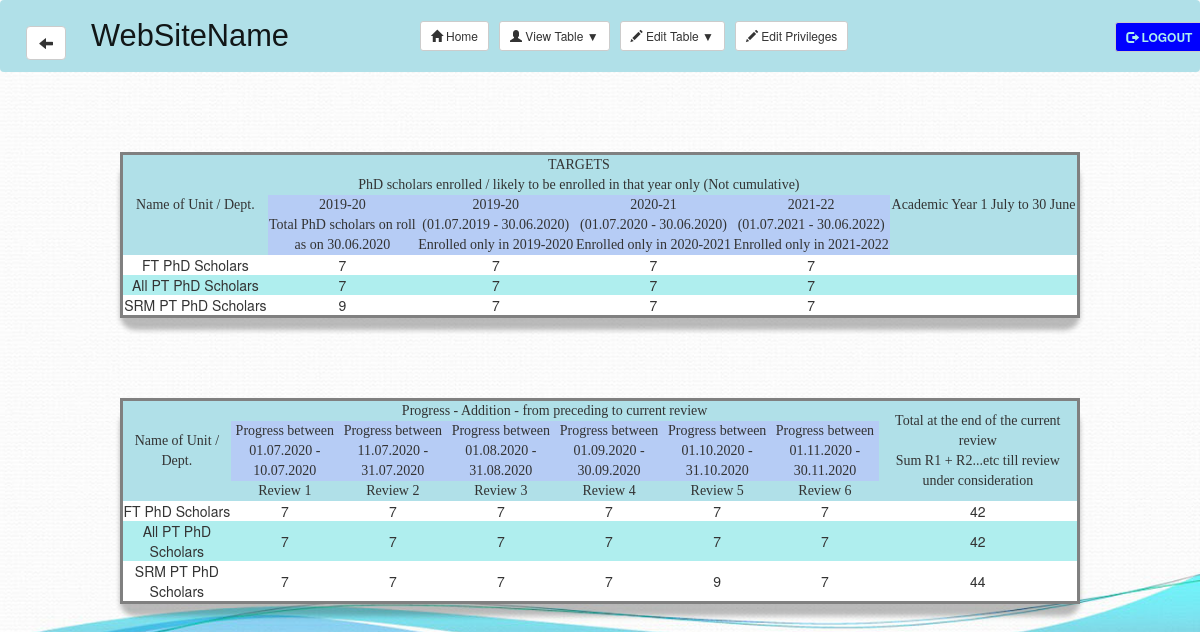
The page /displaytable.php?branch=biotech (signed in) on the database its author committed.
### tables this page shows
CREATE TABLE `biotech` (
  `dept_name` text NOT NULL,
  `enrolled_on_30.06` int(1) NOT NULL,
  `enrolled_on_19-20` int(1) NOT NULL,
  `enrolled_on_20-21` int(1) NOT NULL,
  `enrolled_on_21-22` int(1) NOT NULL,
  `review_1` int(1) NOT NULL,
  `review_2` int(1) NOT NULL,
  `review_3` int(1) NOT NULL,
  `review_4` int(1) NOT NULL,
  `review_5` int(1) NOT NULL,
  `review_6` int(1) NOT NULL,
  `sum` int(1) NOT NULL
);

### displaytable.php (the view, shortened to what this page needs)
<?php include 'config.php';
include 'navbar.php';
$branch = $_GET['branch']; ?>
<!DOCTYPE html>
<html>
<head>
			<link rel="stylesheet" type="text/css" href= "stylesheets/table.css">
			<link rel="stylesheet" type="text/css" href= "stylesheets/font.css">
</head>
<body>
	 <table>
			<tr class="head">
				 <td rowspan="3">Name of Unit / Dept.</th>
				 <td colspan="4">TARGETS</td>
				 <td rowspan="3">Academic Year 1 July to 30 June</td>
			</tr>
			<tr class="head1">
				<td colspan="4">PhD scholars enrolled / likely to be enrolled in that
					year only (Not cumulative)</td>
			</tr>
			<tr class="head2">
				 <td>2019-20 <br> Total PhD scholars on roll <br> as on 30.06.2020</td>
				 <td>2019-20 <br> (01.07.2019 - 30.06.2020) <br> Enrolled only in 2019-2020</td>
				 <td>2020-21 <br> (01.07.2020 - 30.06.2020) <br> Enrolled only in 2020-2021</td>
				 <td>2021-22 <br> (01.07.2021 - 30.06.2022) <br> Enrolled only in 2021-2022</td>
			</tr>
			<tr class="odd">
				<td>FT PhD Scholars</td>
				<?php $sql = "SELECT *  FROM `$branch` WHERE `dept_name` = 'FT PhD'";
				$retval = mysqli_query($conn, $sql);
				$row = mysqli_fetch_assoc($retval);
				echo '<td>'.$row['enrolled_on_30.06'].'</td>';
				echo '<td>'.$row['enrolled_on_19-20'].'</td>';
				echo '<td>'.$row['enrolled_on_20-21'].'</td>';
				echo '<td>'.$row['enrolled_on_21-22'].'</td>'; ?>
				 <td></td>
			</tr>
			<tr class="even">
				<td>All PT PhD Scholars</td>
				<?php $sql = "SELECT *  FROM `$branch` WHERE `dept_name` = 'PT PhD'";
				$retval = mysqli_query($conn, $sql);
				$row = mysqli_fetch_assoc($retval);
				echo '<td>'.$row['enrolled_on_30.06'].'</td>';
				echo '<td>'.$row['enrolled_on_19-20'].'</td>';
				echo '<td>'.$row['enrolled_on_20-21'].'</td>';
				echo '<td>'.$row['enrolled_on_21-22'].'</td>'; ?>
				 <td></td>
			</tr>
			<tr class="odd">
				<td>SRM PT PhD Scholars</td>
				<?php $sql = "SELECT *  FROM `$branch` WHERE `dept_name` = 'SRM PT PhD'";
				$retval = mysqli_query($conn, $sql);
				$row = mysqli_fetch_assoc($retval);
				echo '<td>'.$row['enrolled_on_30.06'].'</td>';
				echo '<td>'.$row['enrolled_on_19-20'].'</td>';
				echo '<td>'.$row['enrolled_on_20-21'].'</td>';
				echo '<td>'.$row['enrolled_on_21-22'].'</td>'; ?>
				<td></td>
			</tr>
	 </table>
	 <table>
		 <tr class="head">
			 <td rowspan="3">Name of Unit / Dept.</td>
			 <td colspan="6"> Progress - Addition - from preceding to current review</td>
			 <td rowspan="3">Total at the end of the current review <br>
				 Sum R1 + R2...etc till review under consideration</td>
		 </tr>
		 <tr class="head2">
			 <td>Progress between <br> 01.07.2020 - 10.07.2020</td>
			 <td>Progress between <br> 11.07.2020 - 31.07.2020</td>
			 <td>Progress between <br> 01.08.2020 - 31.08.2020</td>
			 <td>Progress between <br> 01.09.2020 - 30.09.2020</td>
			 <td>Progress between <br> 01.10.2020 - 31.10.2020</td>
			 <td>Progress between <br> 01.11.2020 - 30.11.2020</td>
		 </tr>
		 <tr class="head1">
			 <td>Review 1</td>
			 <td>Review 2</td>
			 <td>Review 3</td>
			 <td>Review 4</td>
			 <td>Review 5</td>
			 <td>Review 6</td>
		 </tr>
		 <tr class="odd">
			 <td>FT PhD Scholars</td>
			 <?php $sql = "SELECT * FROM `$branch` WHERE `dept_name` = 'FT PhD'";
			 $retval = mysqli_query($conn, $sql);
			 $row=mysqli_fetch_assoc($retval);
			 echo '<td>'.$row['review_1'].'</td>';
			 echo '<td>'.$row['review_2'].'</td>';
			 echo '<td>'.$row['review_3'].'</td>';
			 echo '<td>'.$row['review_4'].'</td>';
			 echo '<td>'.$row['review_5'].'</td>';
			 echo '<td>'.$row['review_6'].'</td>';
			 echo '<td>'.$row['sum'].'</td>'; ?>
		 </tr>
		 <tr class="even">
			 <td>All PT PhD Scholars</td>
			 <?php $sql = "SELECT * FROM `$branch` WHERE `dept_name` = 'PT PhD'";
			 $retval = mysqli_query($conn, $sql);
			 $row=mysqli_fetch_assoc($retval);
			 echo '<td>'.$row['review_1'].'</td>';
			 echo '<td>'.$row['review_2'].'</td>';
			 echo '<td>'.$row['review_3'].'</td>';
			 echo '<td>'.$row['review_4'].'</td>';
			 echo '<td>'.$row['review_5'].'</td>';
			 echo '<td>'.$row['review_6'].'</td>';
			 echo '<td>'.$row['sum'].'</td>'; ?>
		 </tr>
		 <tr class="odd">
			 <td>SRM PT PhD Scholars</td>
			 <?php $sql = "SELECT * FROM `$branch` WHERE `dept_name` = 'SRM PT PhD'";
			 $retval = mysqli_query($conn, $sql);
			 $row=mysqli_fetch_assoc($retval);
			 echo '<td>'.$row['review_1'].'</td>';
			 echo '<td>'.$row['review_2'].'</td>';
			 echo '<td>'.$row['review_3'].'</td>';
			 echo '<td>'.$row['review_4'].'</td>';
			 echo '<td>'.$row['review_5'].'</td>';
			 echo '<td>'.$row['review_6'].'</td>';
			 echo '<td>'.$row['sum'].'</td>'; ?>
		 </tr>
	 </table>
</body>
</html>

### stylesheets/table.css (style rules this page uses)
table { width: 80%; margin-left: auto; margin-right: auto; margin-top: 80px; margin-bottom: 40px; border-style: solid; border-spacing: 3px; border-radius: 15px; text-align: center; box-shadow: 0 12px 5px rgba(32,32,32,.3); }
tr.odd { background-color: #FFFFFF; }
tr.even { background-color: #AFEEEE; }
tr.head { background-color: #B0E0E8; font-family: "Times New Roman", Times, serif; }
tr.head1 { background-color: #B0E0E8; font-family: "Times New Roman", Times, serif; }
tr.head2 { background-color: #B6CCF5; font-family: "Times New Roman", Times, serif; }
body { background-image: url("../images/image5.jpg"); background-size: cover; background-repeat: no-repeat; }

### rows shown on the page
biotech: value "7", review_1 "7", review_2 "7", review_3 "7", review_4 "7", review_5 "7", review_6 "7", sum "42"
biotech: value "7", review_1 "7", review_2 "7", review_3 "7", review_4 "7", review_5 "7", review_6 "7", sum "42"
biotech: value "9", value "7", review_1 "7", review_2 "7", review_3 "7", review_4 "7", review_5 "9", review_6 "7", sum "44"
